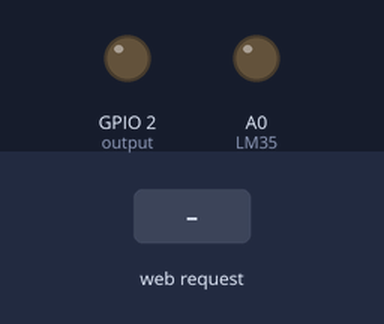
Bench run of a program on a simulated ESP8266 (NodeMCU). Shown: output pins drawn as LEDs (lit = HIGH). The inputs (shaded band) are chosen by the test bench. WiFi joins after 1.5 s; servers stay silent unless stated; what the program prints to the serial monitor is not drawn.

Above: at 2.7 s.
2.8 s: HTTP request GET /off received
At 3.1 s:
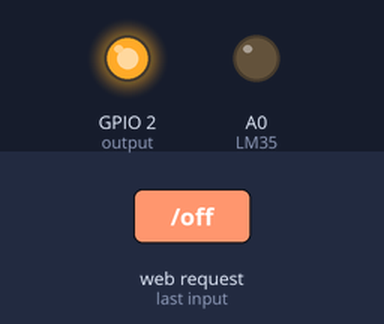
4.3 s: HTTP request GET /on received
At 5.4 s:
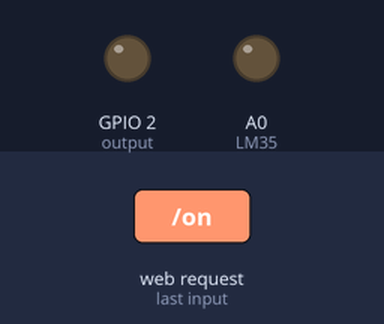
Timing chart, 0 to 7.3 s (numbered marks = the images above; inputs shaded):
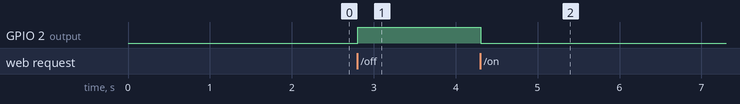

Measured:
- after the input at 2.8 s, GPIO 2 (output): LOW → HIGH at once
- after the input at 4.3 s, GPIO 2 (output): HIGH → LOW at once

The program:

main.cpp
```cpp
#include <Arduino.h>
#include "main.h"
#include <ESP8266WiFi.h>
#include <ESPAsyncTCP.h>
#include <ESPAsyncWebServer.h>

const char *ssid = "AVITA";
const char *password = "12345678";

const int output = 2;
const int LM35 = A0;
float temp;

void notFound(AsyncWebServerRequest *request)
{
  request->send(404, "text/plain", "Not found");
}
AsyncWebServer server(80);

String readDHTTemperature()
{
  int reading = analogRead(LM35);
  float voltage = reading * 5.0 / 1024.0;
  temp = voltage * 100.0;

  if (isnan(temp))
  {
    Serial.println("Failed to read from DHT sensor!");
    return "--";
  }
  else
  {
    Serial.println(temp);
    return String(temp);
  }
}
String readDHTHumidity()
{
  float h = (temp * 9.0 / 5.0) + 32.0;
  if (isnan(h))
  {
    Serial.println("Failed to read from DHT sensor!");
    return "--";
  }
  else
  {
    Serial.println(h);
    return String(h);
  }
}

String processor(const String &var)
{
  if (var == "TEMPERATURE")
  {
    return readDHTTemperature();
  }
  else if (var == "HUMIDITY")
  {
    return readDHTHumidity();
  }
  return String();
}

void setup()
{
  Serial.begin(115200);
  WiFi.mode(WIFI_STA);
  WiFi.begin(ssid, password);
  if (WiFi.waitForConnectResult() != WL_CONNECTED)
  {
    Serial.println("WiFi Failed!");
    return;
  }
  Serial.println();
  Serial.print("ESP IP Address: http://");
  Serial.println(WiFi.localIP());

  pinMode(output, OUTPUT);
  pinMode(LM35, OUTPUT);
  digitalWrite(output, LOW);

  server.on("/", HTTP_GET, [](AsyncWebServerRequest *request)
            { request->send_P(200, "text/html", index_html); });

  server.on("/on", HTTP_GET, [](AsyncWebServerRequest *request)
            {
    digitalWrite(output, LOW);
    request->send(200, "text/plain", "ok"); });

  server.on("/off", HTTP_GET, [](AsyncWebServerRequest *request)
            {
    digitalWrite(output, HIGH);
    request->send(200, "text/plain", "ok"); });

  server.on("/temperature", HTTP_GET, [](AsyncWebServerRequest *request)
            { request->send_P(200, "text/plain", readDHTTemperature().c_str()); });

  server.on("/humidity", HTTP_GET, [](AsyncWebServerRequest *request)
            { request->send_P(200, "text/plain", readDHTHumidity().c_str()); });
  server.onNotFound(notFound);
  server.begin();
}

void loop()
{
}
```

main.h
```cpp
const char index_html[] PROGMEM = R"rawliteral(

<!DOCTYPE html>
<html lang="en">

<header>
    <meta charset="UTF-8">
    <meta http-equiv="X-UA-Compatible" content="IE=edge">
    <meta name="viewport" content="width=device-width, initial-scale=1.0">
    <title>Nguyen Duc Canh</title>
    <link rel="icon" href="https://media.istockphoto.com/id/1156597690/vi/vec-to/icon-vector-theo-phong-c%C3%A1ch-ph%E1%BA%B3ng-tr%C3%A1i-tim-bi%E1%BB%83u-t%C6%B0%E1%BB%A3ng-t%C3%ACnh-y%C3%AAu-ng%C3%A0y-valentine-%C4%91%C6%B0%E1%BB%A3c-c%C3%A1ch-ly.jpg?s=170667a&w=0&k=20&c=ps7nhL2Gn9ZBFcYhTnj6v_YWnHSs5fjS_KggViGr75o=">
    <link rel="stylesheet" href="./asscet/scc/style.css">
    <link rel="stylesheet" href="https://cdnjs.cloudflare.com/ajax/libs/font-awesome/4.7.0/css/font-awesome.min.css">
<style>
    .contaner {}

.header {
    background-color: rgb(152, 192, 229);
}

.header_IOT {
    padding-top: 10px;
    text-align: center;
    font-style: unset;
    font-size: 23px;
    font-weight: bold;
    color: brown;
}

.header_name {
    display: flex;
}

.name_1 {
    width: 50%;
    text-align: center;
    font-style: unset;
    color: rgb(20, 66, 111);
}

.name_2 {
    width: 50%;
    text-align: center;
    font-style: unset;
    color: rgb(20, 66, 111);
}

.content {
    display: flex;
    margin-top: 20px;
}

.content_left {
    width: 50%;
    margin-right: 20px;
}

.content_left_title {
    background-color: rgb(152, 192, 229);
    color: black;
    padding: 10px;
    padding-left: 35px;
    font-style: italic;
}

.content_left_control {
    background-color: rgb(214, 227, 234);
}

.content_left_control_light {
    padding: 10px;
    display: flex;
    justify-content: space-around;
}

.fa-lightbulb-o {
    margin-right: 20px;
}

.content_right {}

.content_right_control {
    background-color: rgb(214, 227, 234);
}

.content_right_control_sub {}

.right {
    margin-left: 43px;
    padding: 11.5px;
}

.fa-thermometer-empty {
    margin-right: 20px;
}

.light {
    margin-left: -25px;
}

.temp {
    margin-left: 70px;
}

.fa-solid {}

.BTN_ON {}

.ONN {
    border-radius: 5px;
}

.OFF {
    border-radius: 5px;
}

.BTN_OFF {}

.OFF {}

.cursor {
    cursor: pointer;
}

.OFF:hover {
    background-color: rgb(189, 37, 37);
}

.OFF:focus {
    background-color: rgb(189, 37, 37);
}

.ONN:hover {
    background-color: rgb(31, 155, 68);
}

.ONN:focus {
    background-color: rgb(31, 155, 68);
}


/*.ONN:active {
    background-color: rgb(11, 88, 47);
}*/

.content_right {
    width: 50%;
    margin-left: 20px;
}

.anh {
    position: absolute;
    top: 10px;
    left: 10px;
    width: 80px;
    border-radius: 3px;
}

.anh1 {
    position: absolute;
    top: 10px;
    right: 10px;
    width: 80px;
    border-radius: 3px;
}

.anh:hover {
    cursor: pointer;
    opacity: 0.8;
}

.body {
    position: relative;
}
</style>
</header>


<body>
    <div class="contaner">

        <div class="header">

            <div class="header_IOT"> IoT UTC2</div>
            <div class="header_name">
                <p class="name_1">
                    ĐTTHCN-K60
                </p>
                <p class="name_2">
                    Nguyen Duc Canh
                </p>
            </div>

        </div>

        <div class="content">
            <div class="content_left">
                <div class="content_left_title"> Control panel</div>
                <div class="content_left_control">

                    <div class="content_left_control_light">
                        <div class="light">
                            <i class="fa fa-lightbulb-o" aria-hidden="true"></i>Light 1
                        </div>
                        <div class="BTN_ON">
                            <button class=" ONN cursor" onclick="bat()">ON</button>
                        </div>
                        <div class="BTN_OFF">
                            <button class="OFF cursor" onclick="tat()">OFF</button>
                        </div>
                    </div>
                    <div class="content_left_control_light">

                        <div class="light">
                            <i class="fa fa-lightbulb-o" aria-hidden="true"></i></i> Light 2
                        </div>
                        <div class="BTN_ON">
                            <button class=" ONN cursor">ON</button>

                        </div>
                        <div class="BTN_OFF">
                            <button class="OFF cursor">OFF</button>
                        </div>
                    </div>

                    <div class="content_left_control_light">

                        <div class="light">
                            <i class="fa fa-lightbulb-o" aria-hidden="true"></i> Light 3
                        </div>
                        <div class="BTN_ON">
                            <button class="ONN cursor">ON</button>

                        </div>
                        <div class="BTN_OFF">
                            <button class="OFF cursor">OFF</button>
                        </div>
                    </div>


                </div>

            </div>
            <div class="content_right">
                <div class="content_left_title"> Subscription Panel
                </div>
                <div class="content_right_control">

                    <div class="content_right_control_sub">
                        <div class="right">
                            <i class="fa fa-thermometer-empty" aria-hidden="true"></i> Temprature
                            <span class="temp" id="temperature">%TEMPERATURE%</span>
                            <sup class="units">&deg;C</sup>
                        </div>
                    </div>
                    <div class="content_right_control_sub">
                        <div class="right">
                            <i class="fa fa-thermometer-empty" aria-hidden="true"></i> HUMIDITY
                            <span class="temp" id="humidity">%HUMIDITY%</span>
                            <sup class="units">&percnt;</sup>
                        </div>
                    </div>
                    <div class="content_right_control_sub">
                        <div class="right">
                            <i class="fa fa-thermometer-empty" aria-hidden="true"></i> Temprature 1
                        </div>
                    </div>

                </div>

            </div>
        </div>

    </div>
    </div>

    <img src="https://encrypted-tbn0.gstatic.com/images?q=tbn:ANd9GcR0yHEufecLmQMPhcJeLdqwJvJLKwj3tioE4ZpulWgAbsws9fO9SUq0RWkhmEOd9Rx0MT4&usqp=CAU" alt="" class="anh">
    <img src="" alt="" class="anh1">
</body>
<script>
    function bat() {
        var xhttp = new XMLHttpRequest();
        xhttp.open('GET', '/on', true);
        xhttp.send();
    }

    function tat() {
        var xhttp = new XMLHttpRequest();
        xhttp.open('GET', '/off', true);
        xhttp.send();
    }

    setInterval(function() {
        var xhttp = new XMLHttpRequest();
        xhttp.onreadystatechange = function() {
            if (this.readyState == 4 && this.status == 200) {
                document.getElementById("temperature").innerHTML = this.responseText;
            }
        };
        xhttp.open("GET", "/temperature", true);
        xhttp.send();
    }, 10000);
    setInterval(function() {
        var xhttp = new XMLHttpRequest();
        xhttp.onreadystatechange = function() {
            if (this.readyState == 4 && this.status == 200) {
                document.getElementById("humidity").innerHTML = this.responseText;
            }
        };
        xhttp.open("GET", "/humidity", true);
        xhttp.send();
    }, 10000);
</script>

</html>

)rawliteral";
```
